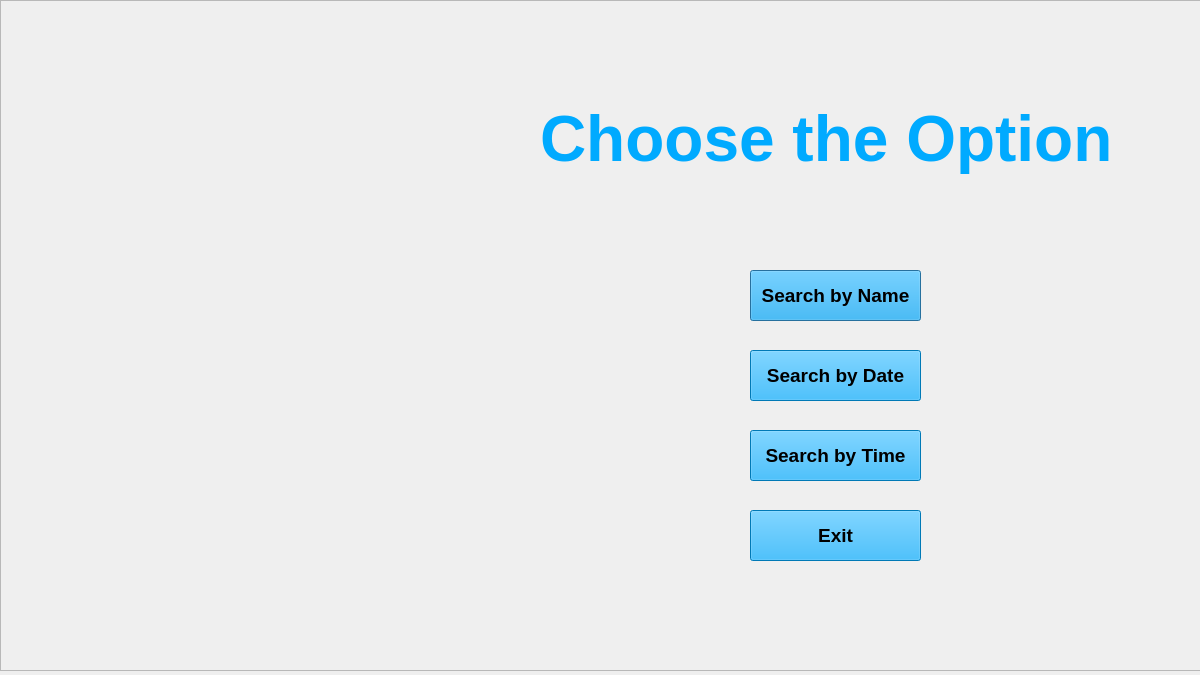
<?xml version="1.0" encoding="UTF-8"?>
<ui version="4.0">
 <class>searchvisitor2</class>
 <widget class="QDialog" name="searchvisitor2">
  <property name="geometry">
   <rect>
    <x>0</x>
    <y>0</y>
    <width>1200</width>
    <height>675</height>
   </rect>
  </property>
  <property name="windowTitle">
   <string>Security System</string>
  </property>
  <property name="styleSheet">
   <string notr="true"/>
  </property>
  <widget class="QPushButton" name="Searchbyname">
   <property name="geometry">
    <rect>
     <x>750</x>
     <y>270</y>
     <width>171</width>
     <height>51</height>
    </rect>
   </property>
   <property name="font">
    <font>
     <family>Segoe UI</family>
     <pointsize>14</pointsize>
     <weight>75</weight>
     <bold>true</bold>
    </font>
   </property>
   <property name="styleSheet">
    <string notr="true">background-color: rgb(0, 170, 255);
color: rgb(0, 0, 0);</string>
   </property>
   <property name="text">
    <string>Search by Name</string>
   </property>
  </widget>
  <widget class="QPushButton" name="Searchbydate">
   <property name="geometry">
    <rect>
     <x>750</x>
     <y>350</y>
     <width>171</width>
     <height>51</height>
    </rect>
   </property>
   <property name="font">
    <font>
     <family>Segoe UI</family>
     <pointsize>14</pointsize>
     <weight>75</weight>
     <bold>true</bold>
    </font>
   </property>
   <property name="styleSheet">
    <string notr="true">background-color: rgb(0, 170, 255);
color: rgb(0, 0, 0);</string>
   </property>
   <property name="text">
    <string>Search by Date</string>
   </property>
  </widget>
  <widget class="QPushButton" name="searchbytime">
   <property name="geometry">
    <rect>
     <x>750</x>
     <y>430</y>
     <width>171</width>
     <height>51</height>
    </rect>
   </property>
   <property name="font">
    <font>
     <family>Segoe UI</family>
     <pointsize>14</pointsize>
     <weight>75</weight>
     <bold>true</bold>
    </font>
   </property>
   <property name="styleSheet">
    <string notr="true">background-color: rgb(0, 170, 255);
color: rgb(0, 0, 0);</string>
   </property>
   <property name="text">
    <string>Search by Time</string>
   </property>
  </widget>
  <widget class="QLabel" name="label">
   <property name="geometry">
    <rect>
     <x>540</x>
     <y>100</y>
     <width>611</width>
     <height>81</height>
    </rect>
   </property>
   <property name="font">
    <font>
     <family>Segoe UI</family>
     <weight>75</weight>
     <bold>true</bold>
    </font>
   </property>
   <property name="styleSheet">
    <string notr="true"/>
   </property>
   <property name="text">
    <string>&lt;html&gt;&lt;head/&gt;&lt;body&gt;&lt;p&gt;&lt;span style=&quot; font-size:48pt; color:#00aaff;&quot;&gt;Choose the Option&lt;/span&gt;&lt;/p&gt;&lt;/body&gt;&lt;/html&gt;</string>
   </property>
  </widget>
  <widget class="QPushButton" name="pushButton">
   <property name="geometry">
    <rect>
     <x>750</x>
     <y>510</y>
     <width>171</width>
     <height>51</height>
    </rect>
   </property>
   <property name="font">
    <font>
     <family>Segoe UI</family>
     <pointsize>14</pointsize>
     <weight>75</weight>
     <bold>true</bold>
    </font>
   </property>
   <property name="styleSheet">
    <string notr="true">background-color: rgb(0, 170, 255);
color: rgb(0, 0, 0);</string>
   </property>
   <property name="text">
    <string>Exit</string>
   </property>
  </widget>
  <widget class="QFrame" name="frame">
   <property name="geometry">
    <rect>
     <x>0</x>
     <y>0</y>
     <width>1201</width>
     <height>671</height>
    </rect>
   </property>
   <property name="styleSheet">
    <string notr="true">background-image: url(:/resources/img/bg.png);</string>
   </property>
   <property name="frameShape">
    <enum>QFrame::StyledPanel</enum>
   </property>
   <property name="frameShadow">
    <enum>QFrame::Raised</enum>
   </property>
  </widget>
  <zorder>frame</zorder>
  <zorder>Searchbyname</zorder>
  <zorder>Searchbydate</zorder>
  <zorder>searchbytime</zorder>
  <zorder>label</zorder>
  <zorder>pushButton</zorder>
 </widget>
 <resources/>
 <connections/>
</ui>
